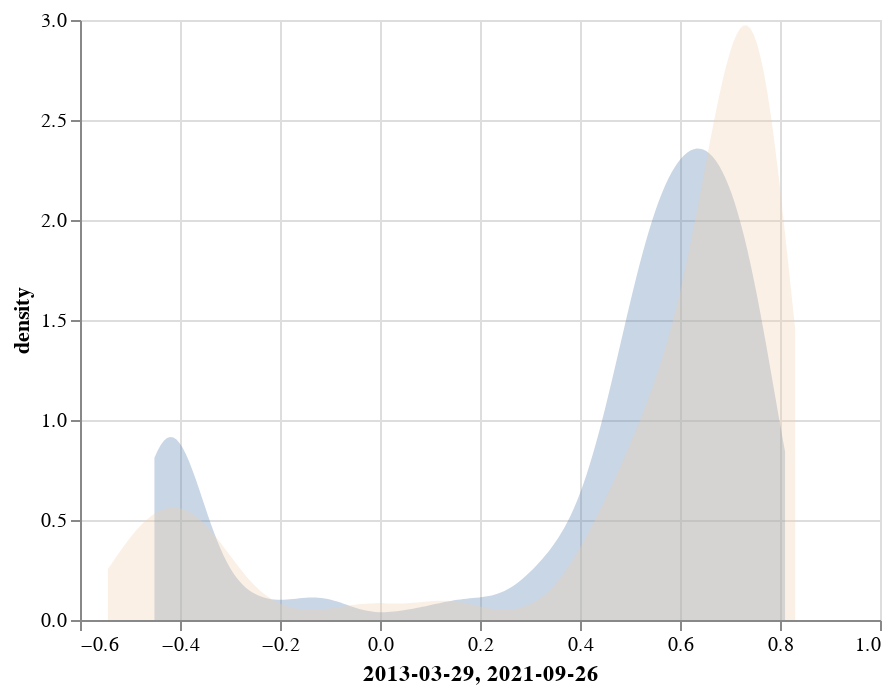

This figure's notebook cell:
### Code cell
a = alt.Chart(df).transform_density(
    '2013-03-29',
    as_=['2013-03-29', 'density'],
).mark_area(opacity=0.3).encode(
    x="2013-03-29:Q",
    y='density:Q',
)

b = alt.Chart(df).transform_density(
    '2021-09-26',
    as_=['2021-09-26', 'density'],
).mark_area(opacity=0.3, color='#EDCDA8').encode(
    x="2021-09-26:Q",
    y='density:Q'
)

a + b

### Figure 1 — Vega-Lite specification as saved in the notebook (floating-point values rounded to 4 significant figures; data arrays with more than 128 entries replaced by an {"elided": "..."} marker saying what was removed)
{"config": {"view": {"continuousWidth": 400, "continuousHeight": 300}}, "layer": [{"mark": {"type": "area", "opacity": 0.3}, "encoding": {"x": {"type": "quantitative", "field": "2013-03-29"}, "y": {"type": "quantitative", "field": "density"}}, "transform": [{"density": "2013-03-29", "as": ["2013-03-29", "density"]}]}, {"mark": {"type": "area", "color": "#EDCDA8", "opacity": 0.3}, "encoding": {"x": {"type": "quantitative", "field": "2021-09-26"}, "y": {"type": "quantitative", "field": "density"}}, "transform": [{"density": "2021-09-26", "as": ["2021-09-26", "density"]}]}], "data": {"name": "data-fb5b05848f3bbe7157df863ca330b9e0"}, "$schema": "https://vega.github.io/schema/vega-lite/v4.8.1.json", "datasets": {"data-fb5b05848f3bbe7157df863ca330b9e0": {"elided": "405 records"}}}
